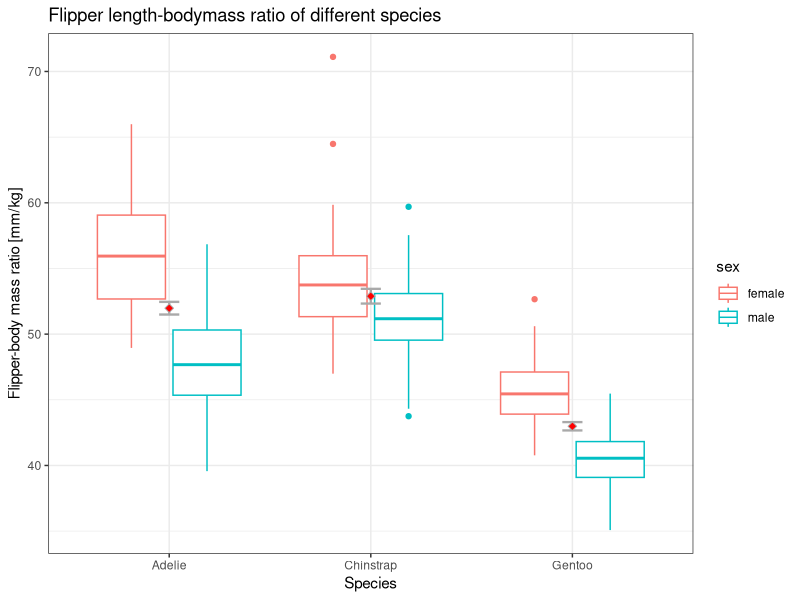
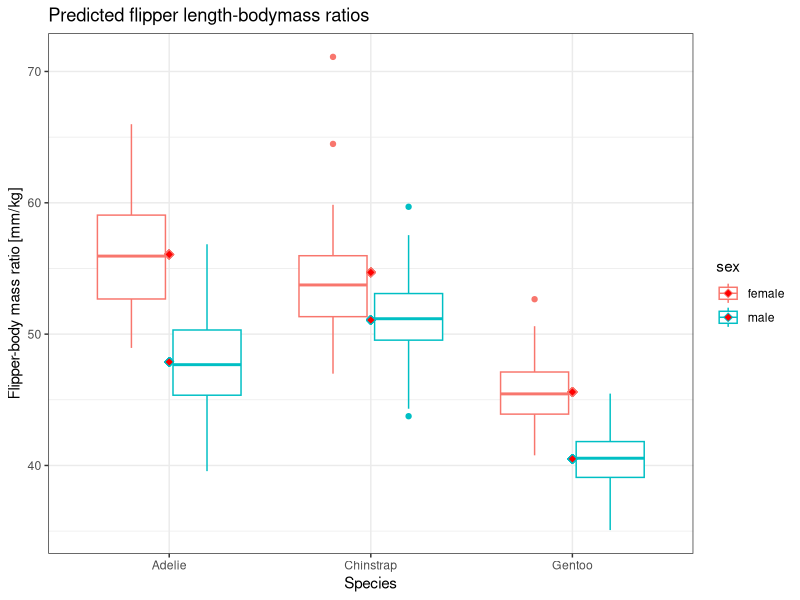

Write the R code that produced these figures, in order.
#####################
# some example code #
#####################
# written by HAWKI2(OpenAI GPT 4o) and Sebastian Mader, 07.10.25

# config
run_more_models <-  FALSE

library(ggplot2)
library(palmerpenguins)
# library(tidyverse) # DON'T LOAD THESE HUUGE PACKAGES FOR JUST ONE FUNCTION!
library(dplyr)

View(palmerpenguins::penguins)

# NAs mess up the plotting an statistical analysis: remove them
penguins_clean <- na.omit(palmerpenguins::penguins)

# calculate flipper-body mass ratio as a proxy for swim speed
penguins_clean <- penguins_clean %>%
  dplyr::mutate(fl_bm_ratio = flipper_length_mm / (body_mass_g / 1000))

View(penguins_clean)

# we are not interested in the bird's bill metrics right now: omit 
penguins_subset <- penguins_clean %>%
  dplyr::select(!(bill_length_mm:bill_depth_mm))

View(penguins_subset)

# have a look at the distribution of flipper-body mass ratios of different
# species and sexes
ggplot(
  data = penguins_subset,
  aes(
    x = species,
    y = fl_bm_ratio,
    color = sex
)) +
  geom_boxplot() +
  stat_summary(
    fun.data = mean_se,
    geom = "errorbar",
    colour = "darkgrey",
    width = 0.1,
    size = 0.8
  ) +
  stat_summary(
    fun = mean,
    geom = "point",
    shape = 23,
    fill = "red",
    colour = "darkgrey",
    size = 2
  ) +
  labs(
    title = "Flipper length-bodymass ratio of different species",
    x = "Species",
    y = "Flipper-body mass ratio [mm/kg]"
  ) +
  theme_bw()


# check if the differences are statistically significant
model <- lm(fl_bm_ratio ~ species * sex, data = penguins_subset)
anova(model)

# See how the model predictions compare to the actual data
penguins_subset$predicted_fl_bm_ratio <- predict(model)

ggplot(data = penguins_subset, aes(x = species, y = fl_bm_ratio, color = sex)) +
  geom_boxplot() +
  geom_point(aes(y = predicted_fl_bm_ratio),
    shape = 23, fill = "red", size = 2
  ) +
  labs(
    title = "Predicted flipper length-bodymass ratios",
    x = "Species",
    y = "Flipper-body mass ratio [mm/kg]"
  ) +
  theme_bw()

if (run_more_models) {
  # More models:
  model1 <- lm(fl.bm_ratio ~ species, data = df.2)
  anova(model1)
  model1.1 <- glm(fl.bm_ratio ~ species * sex, data = df.2)
  anova(model1.1)
  model1.2 <- lm(fl.bm_ratio ~ species * sex + island, data = df.2)
  anova(model1.2)
}

# Take-aways:
# - DO NOT rm(list = ls()) !!!
#   --> it does not clean the environment sufficiently
# - DO NOT hardcode paths !!!
#   --> nobody else will be able to run your code without changing it (and
#       setwd() at the beginning of the script is a relatively easy fix...)
#   Use 'here'-package instead
# - Don't load unnecessarily large libraries if you only want to use a few 
#   functions; use explicit function calls instead: package::function()
# - Comments should add information, not only describe what the code tells us
#   anyways. Say, why you do something, not what (only if code is difficult to
#   understand)
# - Use meaningful variable (and function) names: then, the code is easier to
#   understand and you don't have to comment as much
# - Stay within the margin: 80-100 characters a line. Otherwise it will be hard
#   to read on smaller screens. 
#   Trick for comments: Ctrl + Shift + # (or / depending on keyboard layout)
# - Watch indentation and spacing of lines. It makes it so much easier to
#   read, when you know can easily see the context of each line of code as a
#   paragraph.
# - Use a coherent style for variables (and function, file, folder names):
#   R-standard is snake_case (but there are others, like, kebab-case, camelCase)
# - Instead of commenting out code, make it conditional and add a config at the
#   top of the script to decide the path it should take 
